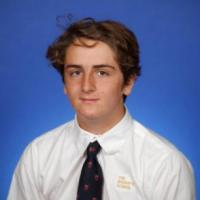
#> input picture images/kaz.jpg, 200 x 200 px
$ python custom_project.py --image images/kaz.jpg
#> lines starting #> are read from the running program, lines starting #| are printed output that depends on the picture; after the words box and inside, x2 and y2 are one past the last pixel; in counts of white or black regions, pixels touching at a corner belong together
from mpl_toolkits.mplot3d import Axes3D
import matplotlib.pyplot as plt
import numpy as np
import argparse
import cv2

argP = argparse.ArgumentParser()
argP.add_argument("-i", "--image", required = True, help = "Path of da image")
argP.add_argument("-s", "--size", required = False, help = "Size of largest color bin", default = 3000)
argP.add_argument("-b", "--bins", required = False, help = "Number of bins per color channel", default = 8)
args = vars(argP.parse_args())

image = cv2.imread(args["image"])
#> image is the input picture: shape (200, 200, 3); mean B, G, R 158.7, 120.2, 110.4
cv2.imshow("Orginal", image)
size = float(args["size"])
bins =int(args["bins"])

#Convert to Grayscale image format
#image = cv2.cvtColor(image, cv2.COLOR_BGR2GRAY)
imageMask = np.zeros((image.shape[0], image.shape[1], 3), dtype = "uint8")
#image = cv2.cvtColor(image, cv2.COLOR_GRAY2RGB)

#Make white border mask
imageMask[0:(image.shape[0]), 0:(image.shape[1]//6)] = (255, 255, 255)
imageMask[0:(image.shape[0]), (image.shape[1] - (image.shape[1]//6)): (image.shape[1])] = (255, 255, 255)
imageMask[0:(image.shape[0]//6), 0:(image.shape[1])] = (255, 255, 255)
imageMask[(image.shape[0] - (image.shape[0]//6)):(image.shape[0]), 0:(image.shape[1])] = (255, 255, 255)


#convert the mask to grayscale so I can add the contour mask as well.
imageMask = cv2.cvtColor(imageMask, cv2.COLOR_BGR2GRAY)
grayImage = cv2.cvtColor(image, cv2.COLOR_BGR2GRAY)
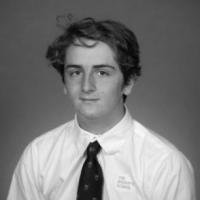
#> grayImage: shape (200, 200); min 1, max 253, mean 121.6
grayImage = cv2.GaussianBlur(image, (5,5), 0)
#> grayImage: shape (200, 200, 3)
cannyImage = cv2.Canny(grayImage, 30, 150)
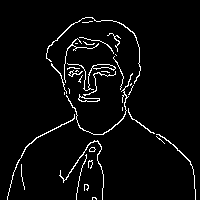
#> cannyImage: shape (200, 200); 4.1% white in thin lines or dots, all inside (x1, y1, x2, y2) = (7, 17, 196, 200)
cv2.imshow("Canny Mask", cannyImage)

newImageMask = cv2.bitwise_xor(imageMask, cannyImage)
#> newImageMask: shape (200, 200); 57.1% white; 5 black regions (3 under 20 px), largest, box (x1, y1, x2, y2) and area: (7, 17, 196, 200) 17113, (21, 164, 25, 190) 26
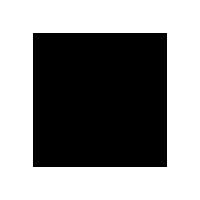
#> imageMask: shape (200, 200); 55.1% white; 1 black region, box (x1, y1, x2, y2) and area: (33, 33, 167, 167) 17956
cv2.imshow("Added Masks", newImageMask)
invertedImage = cv2.bitwise_not(image)
cv2.imshow("Inverted Original", invertedImage)
maskedInverted = cv2.bitwise_and(invertedImage, invertedImage, mask = newImageMask)
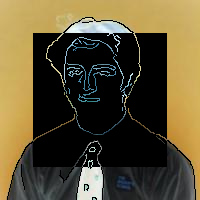
#> maskedInverted: shape (200, 200, 3); mean B, G, R 52.2, 81, 91.8
maskedOriginal =  cv2.bitwise_and(image, image, mask = cv2.bitwise_not(newImageMask))
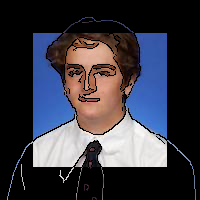
#> maskedOriginal: shape (200, 200, 3); mean B, G, R 65.3, 55.7, 56.7
mixedImages = cv2.bitwise_or(maskedOriginal, maskedInverted)
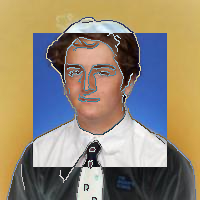
#> mixedImages: shape (200, 200, 3); mean B, G, R 117.5, 136.7, 148.4
cv2.imshow("Final Result", mixedImages)


hist = cv2.calcHist([mixedImages], [0, 1, 2], None, [bins,bins,bins], [0, 256, 0 , 256, 0 , 256])

fig = plt.figure()
ax = fig.add_subplot(111, projection="3d")
ratio = size / np.max(hist)
#> ratio = 0.352

for (x, plane) in enumerate(hist):
    for (y, row) in enumerate(plane):
        for (z, col) in enumerate(row):
            if hist[x][y][z] > 0.0:
                siz = ratio * hist[x][y][z]
                rgb = (z / (bins - 1), y / (bins - 1), x / (bins - 1))
                ax.scatter(x, y, z, s = siz, facecolors = rgb)
#> this loop made 8 passes

plt.show()
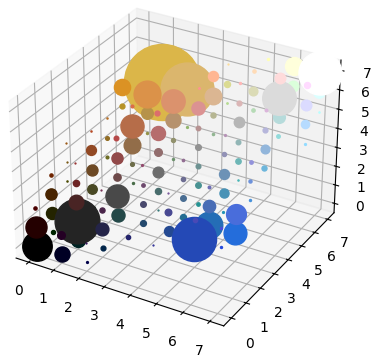
#> figure drawn by matplotlib, 1 panel
cv2.waitKey(0)
